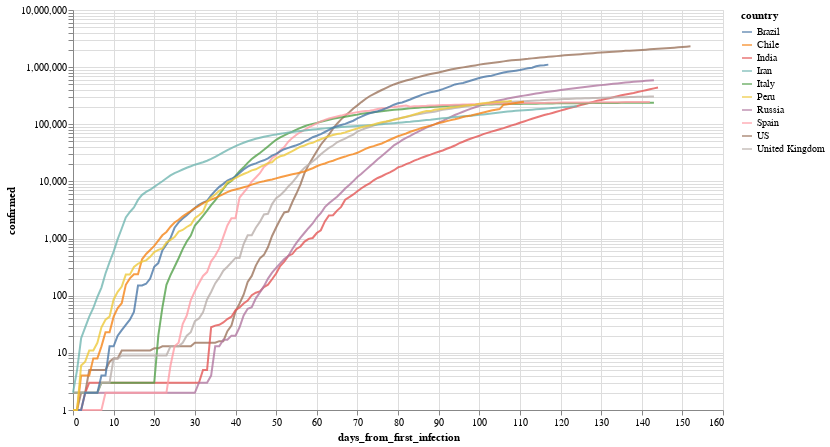

Here is the notebook cell this chart was saved with:
### Markdown cell above
Por ejemplo, evolución (interactiva!) de los paises con mas infectados

### Code cell
total_confirmed_by_country = global_df.groupby('country').confirmed.max().sort_values(ascending=False)
selected_countries = total_confirmed_by_country[total_confirmed_by_country > 1000].index

plot_df = global_df[
    (global_df.confirmed > 0) & 
    (global_df.country.isin(selected_countries[:10]))
].sort_values('date')

selection = alt.selection_multi(
    fields=['country'], 
    bind='legend', 
    init=[{'country': c} for c in selected_countries[:10]]
)


(
    alt.Chart(plot_df)
       .mark_line()
       .encode(
           x='days_from_first_infection', 
           y=alt.Y('confirmed', scale=alt.Scale(type='log')), 
           color='country',
           opacity=alt.condition(selection, alt.value(.8), alt.value(.05))
       ).add_selection(selection)
        .properties(width=650, height=400)
       
)

### Figure 1 — Vega-Lite specification as saved in the notebook (floating-point values rounded to 4 significant figures; data arrays with more than 128 entries replaced by an {"elided": "..."} marker saying what was removed)
{"config": {"view": {"continuousWidth": 400, "continuousHeight": 300}}, "data": {"name": "data-6f388fef326ae336917a028625f9f253"}, "mark": "line", "encoding": {"color": {"type": "nominal", "field": "country"}, "opacity": {"condition": {"value": 0.8, "selection": "selector001"}, "value": 0.05}, "x": {"type": "quantitative", "field": "days_from_first_infection"}, "y": {"type": "quantitative", "field": "confirmed", "scale": {"type": "log"}}}, "height": 400, "selection": {"selector001": {"type": "multi", "fields": ["country"], "bind": "legend", "init": [{"country": "US"}, {"country": "Brazil"}, {"country": "Russia"}, {"country": "India"}, {"country": "United Kingdom"}, {"country": "Peru"}, {"country": "Chile"}, {"country": "Spain"}, {"country": "Italy"}, {"country": "Iran"}]}}, "width": 650, "$schema": "https://vega.github.io/schema/vega-lite/v4.8.1.json", "datasets": {"data-6f388fef326ae336917a028625f9f253": {"elided": "1337 records"}}}
